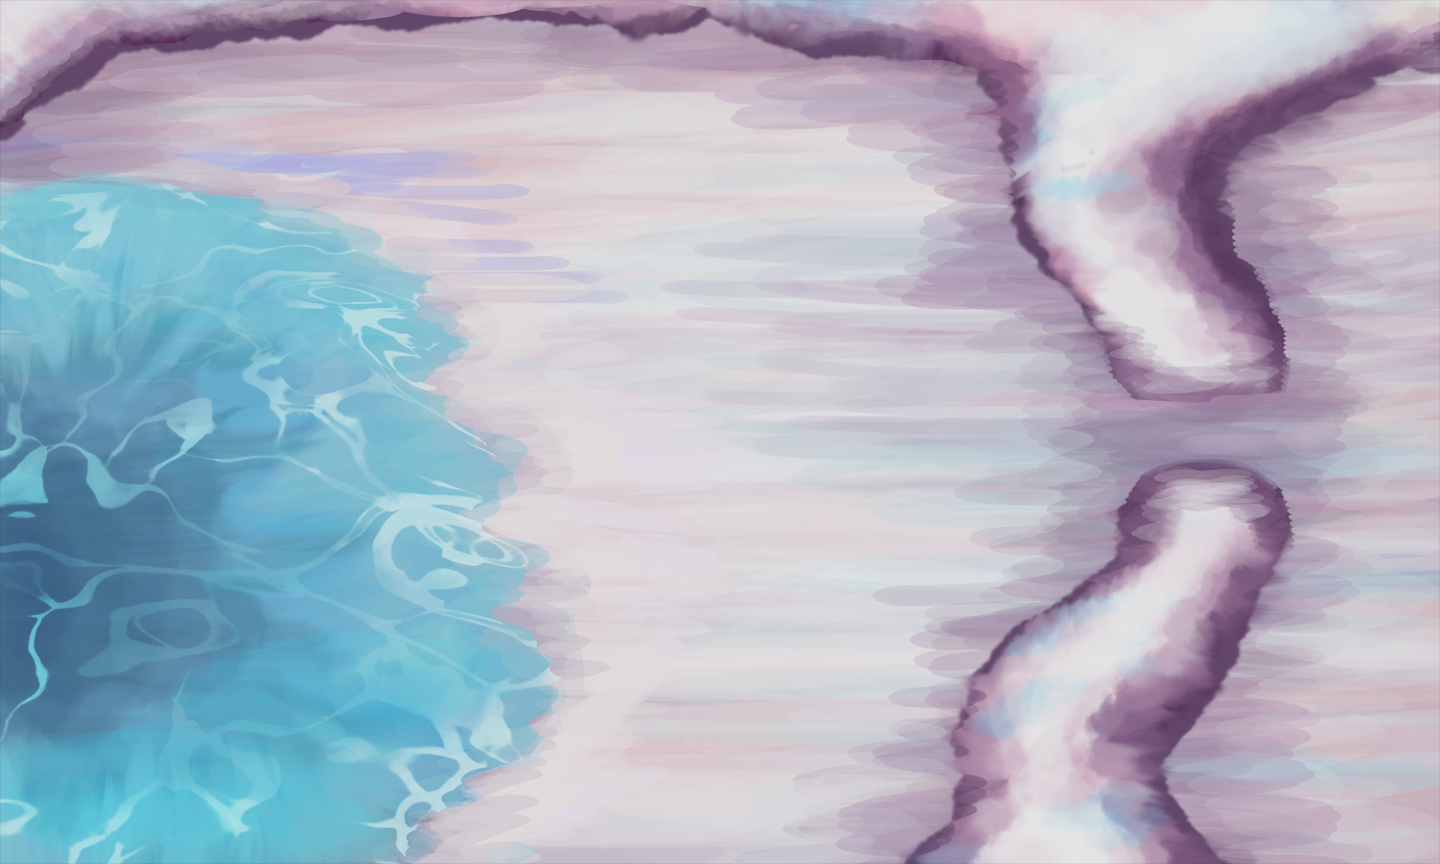

This is a level from a 2D game, rendered from its Tiled map with the project's own tilesets. A one-line summary and the map file follow, with tile-layer data summarised:
An orthogonal 40x24 tile map with 36x36 px tiles, 4 tile layers (bg, hWalls, vWalls, tiles).

<map version="1.0" orientation="orthogonal" width="40" height="24" tilewidth="36" tileheight="36">
 <properties>
  <property name="itemGoal" value="1" />
  <property name="itemSize" value="0" />
  <property name="moveObj" value="0" />
  <property name="playerLocation" value="!json! {&quot;x&quot;: 20, &quot;y&quot;:12 }" />
  <property name="tutorial" value="false" />
 </properties>
 <tileset firstgid="1" name="2-2" tilewidth="1440" tileheight="864">
  <tileoffset x="-720" y="432" />
  <image source="../../../art/background/2/2-2.png" trans="000000" width="1440" height="864" />
 </tileset>
 <layer name="bg" width="40" height="24" opacity="0.9">
  <data>[960 cells, 1 non-empty, 1 distinct tile ids]</data>
 </layer>
 <layer name="hWalls" width="40" height="24">
  <data>[960 cells, 0 non-empty, 0 distinct tile ids]</data>
 </layer>
 <layer name="vWalls" width="40" height="24">
  <data>[960 cells, 0 non-empty, 0 distinct tile ids]</data>
 </layer>
 <layer name="tiles" width="40" height="24">
  <data>[960 cells, 0 non-empty, 0 distinct tile ids]</data>
 </layer>
</map>
